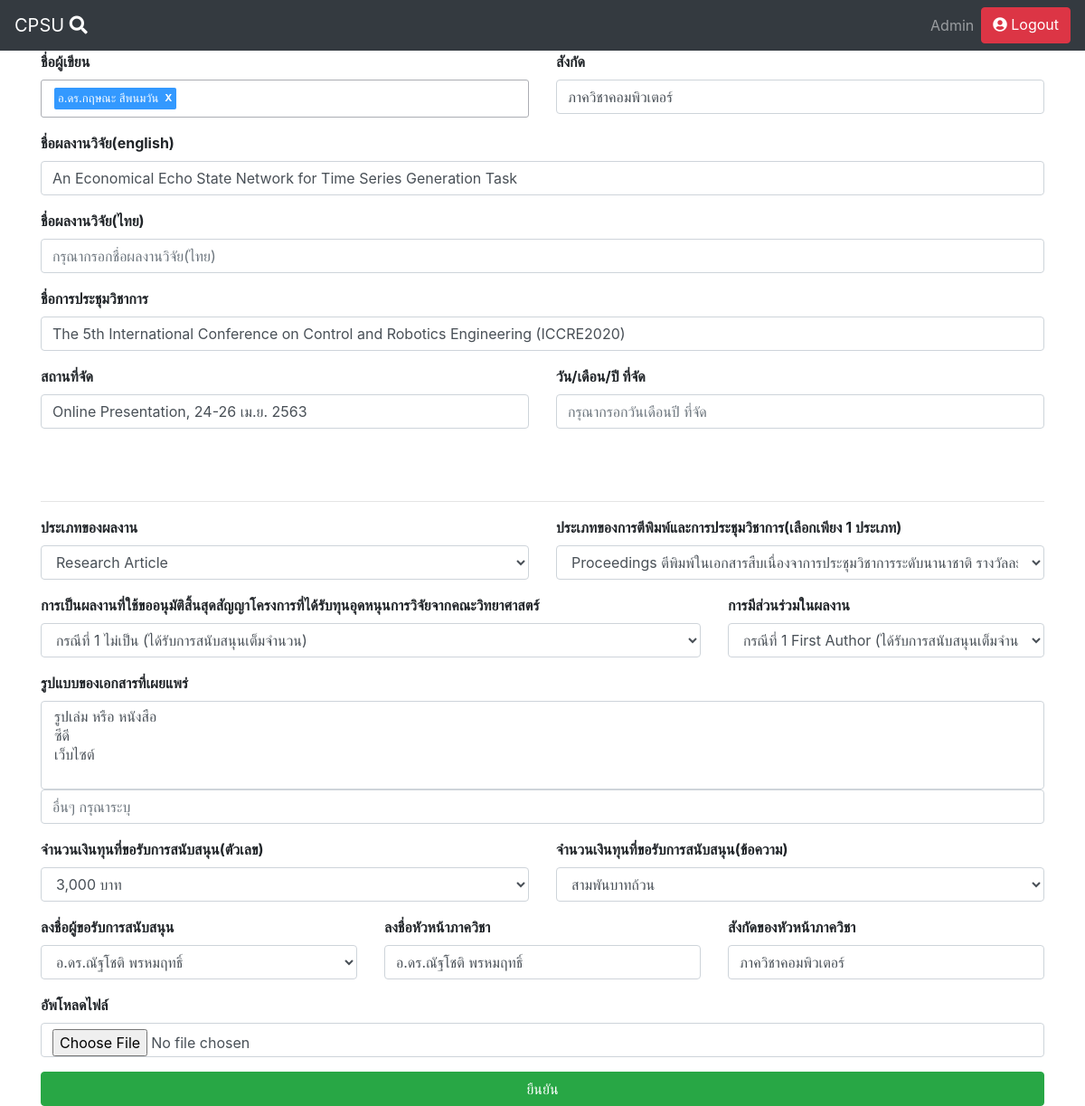
The page /admin/scholarship_proceeding.php/?id=16 (signed in) on the database its author committed.
### tables this page shows
CREATE TABLE `scholarship_proceeding` (
  `author` varchar(255) NOT NULL,
  `department` varchar(255) NOT NULL,
  `titleTH` varchar(255) NOT NULL,
  `titleEN` varchar(255) NOT NULL,
  `conference_name` varchar(255) NOT NULL,
  `place` varchar(255) NOT NULL,
  `date` varchar(255) NOT NULL,
  `type_of_document` varchar(255) NOT NULL,
  `type_of_publication` varchar(255) NOT NULL,
  `approval` varchar(255) NOT NULL,
  `participation` varchar(255) NOT NULL,
  `form_document` varchar(255) NOT NULL,
  `amount` varchar(255) NOT NULL,
  `amount_text` varchar(255) NOT NULL,
  `applicant` varchar(255) NOT NULL,
  `head_of_department` varchar(255) NOT NULL,
  `department_name` varchar(255) NOT NULL,
  `id` int(11) NOT NULL,
  `type` varchar(255) NOT NULL,
  `file_path` varchar(255) NOT NULL,
  `check_scholarship` varchar(255) NOT NULL
);

CREATE TABLE `teacher` (
  `teacher_code` varchar(255) NOT NULL,
  `title` varchar(255) NOT NULL,
  `name` varchar(255) NOT NULL,
  `status` varchar(255) NOT NULL,
  `position` varchar(255) NOT NULL,
  `id` int(50) NOT NULL
);

### admin/scholarship_proceeding.php (the view, shortened to what this page needs)
<!DOCTYPE html>
<html lang="en" dir="ltr">
  <head>
    <link rel="stylesheet" href="https://stackpath.bootstrapcdn.com/bootstrap/4.1.1/css/bootstrap.min.css">
    <link rel="stylesheet" href="https://cdnjs.cloudflare.com/ajax/libs/bootstrap-select/1.13.1/css/bootstrap-select.css" />
    <link rel="stylesheet" href="https://use.fontawesome.com/releases/v5.7.0/css/all.css">
    <link rel="stylesheet" href="http://localhost/seniorproject/fm.tagator.jquery.css">
  </head>
  <body>
    <?php require('../navbar.php');?>
    <?php
      $servername = "localhost";
      $username = "root";
      $password = "";
      $dbname = "test";
      $conn = new mysqli($servername, $username, $password, $dbname);
      $id=$_GET['id'];
      $sql = "SELECT * FROM `scholarship_proceeding` WHERE `id`=$id";
      $result = $conn->query($sql);
      $row = $result->fetch_assoc();
      $titleTH=$row['titleTH'];
      $titleEN=$row['titleEN'];
      $date=$row['date'];
      $place=$row['place'];
      $conference_name=$row['conference_name'];
      $sql = "SELECT * FROM `teacher` WHERE `position`='หัวหน้าภาควิชา'";
      $result = $conn->query($sql);
      $row = $result->fetch_assoc();
      $head_of_department=$row['title'].$row['name'];
      $active="Active";
      $sql = "SELECT * FROM `teacher` WHERE `status`='$active'";
      $result = $conn->query($sql);
      if ($result->num_rows > 0) {
        $teacher_name=[];
        while($row = $result->fetch_assoc())  {
          array_push($teacher_name,$row['title'].$row['name']);
        }
      }
    ?>
    <div class="container">
      <form action="scholarship_proceeding.php/?id=<?php echo $_GET['id']; ?>" method="post" enctype="multipart/form-data">
        <div class='row'>
          <div class="form-group col-md-6">
            <label for="author"><strong>ชื่อผู้เขียน</strong></label>
          </div>
          <div class="form-group col-md-6">
            <label for="department"><strong>สังกัด</strong></label>
            <input type="text" class="form-control" placeholder="กรุณาระบุสังกัด" name="department" value='ภาควิชาคอมพิวเตอร์'>
          </div>
        </div>
          <div class="form-group">
            <label for="titleEN"><strong>ชื่อผลงานวิจัย(english)</strong></label>
            <input type="text" class="form-control" placeholder="กรุณากรอกชื่อผลงานวิจัย(english)" name="titleEN" value="<?php echo $titleEN; ?>">
          </div>
          <div class="form-group">
            <label for="titleTH"><strong>ชื่อผลงานวิจัย(ไทย)</strong></label>
            <input type="text" class="form-control" placeholder="กรุณากรอกชื่อผลงานวิจัย(ไทย)" name="titleTH" value="<?php echo $titleTH; ?>">
          </div>
          <div class="form-group">
            <label for="conference_name"><strong>ชื่อการประชุมวิชาการ</strong></label>
            <input type="text" class="form-control" placeholder="กรุณากรอกชื่อการประชุมวิชาการ" name="conference_name" value="<?php echo $conference_name; ?>">
          </div>
        <div class='row'>
          <div class="form-group col-md-6">
            <label for="place"><strong>สถานที่จัด</strong></label>
            <input type="text" class="form-control" placeholder="กรุณากรอกสถานที่" name="place" value="<?php echo $place; ?>">
          </div>
          <div class="form-group col-md-6">
            <label for="date"><strong>วัน/เดือน/ปี ที่จัด</strong></label>
            <input type="text" class="form-control" placeholder="กรุณากรอกวันเดือนปี ที่จัด" name="date" value="<?php echo $date; ?>">
          </div>
        </div>
          <br>
          <br>
          <hr>
        <div class='row'>
          <div class="form-group col-md-6">
            <label for="type_of_document"><strong>ประเภทของผลงาน</strong></label>
            <select class="form-control" name="type_of_document">
                <option value="research_article">Research Article</option>
            </select>
          </div>
          <div class="form-group col-md-6">
            <label for="type_of_publication"><strong>ประเภทของการตีพิมพ์และการประชุมวิชาการ(เลือกเพียง 1 ประเภท)</strong></label>
            <select class="form-control" name="type_of_publication">
                <option value="Proceedings ตีพิมพ์ในเอกสารสืบเนื่องจาการประชุมวิชาการระดับนานาชาติ">Proceedings ตีพิมพ์ในเอกสารสืบเนื่องจาการประชุมวิชาการระดับนานาชาติ รางวัลละไม่เกิน 3,000 บาท</option>
            </select>
          </div>
        </div>
        <div class='row'>
          <div class="form-group col-md-8">
            <label for="approval"><strong>การเป็นผลงานที่ใช้ขออนุมัติสิ้นสุดสัญญาโครงการที่ได้รับทุนอุดหนุนการวิจัยจากคณะวิทยาศาสตร์</strong></label>
            <select class="form-control" name="approval">
                <option value="กรณีที่ 1 ไม่เป็น (ได้รับการสนับสนุนเต็มจำนวน)">กรณีที่ 1 ไม่เป็น (ได้รับการสนับสนุนเต็มจำนวน)</option>
            </select>
          </div>
          <div class="form-group col-md-4">
            <label for="participation"><strong>การมีส่วนร่วมในผลงาน</strong></label>
            <select class="form-control" name="participation">
                <option value="กรณีที่ 1 First Author">กรณีที่ 1 First Author (ได้รับการสนับสนุนเต็มจำนวน)</option>
            </select>
          </div>
        </div>
          <div class="form-group">
            <label for="form_document"><strong>รูปแบบของเอกสารที่เผยแพร่</strong></label>
            <select class="form-control selectpicker" name="form_document[]" multiple data-live-search="true">
                <option value="รูปเล่ม หรือ หนังสือ">รูปเล่ม หรือ หนังสือ</option>
                <option value="ซีดี">ซีดี</option>
                <option value="เว็บไซต์">เว็บไซต์</option>
            </select>
            <input type="text" class="form-control" placeholder="อื่นๆ กรุณาระบุ" name="other">
          </div>
        <div class='row'>
          <div class="form-group col-md-6">
            <label for="amount"><strong>จำนวนเงินทุนที่ขอรับการสนับสนุน(ตัวเลข)</strong></label>
            <select class="form-control" name="amount">
                <option value="3,000">3,000 บาท</option>
            </select>
          </div>
          <div class="form-group col-md-6">
            <label for="amount_text"><strong>จำนวนเงินทุนที่ขอรับการสนับสนุน(ข้อความ)</strong></label>
            <select class="form-control" name="amount_text">
                <option value="สามพันบาทถ้วน">สามพันบาทถ้วน</option>
            </select>
          </div>
        </div>
        <div class='row'>
          <div class="form-group col-md-4">
            <label for="applicant"><strong>ลงชื่อผู้ขอรับการสนับสนุน</strong></label>
            <select class="form-control" name="applicant">
              <?php
                foreach ($teacher_name as $name) {
                    echo "<option value='$name'>$name</option>";
                }
              ?>
            </select>
          </div>
          <div class="form-group col-md-4">
            <label for="head_of_department"><strong>ลงชื่อหัวหน้าภาควิชา</strong></label>
            <input type="text" class="form-control" placeholder="กรุณาระบุชื่อหัวหน้าภาควิชา" name="head_of_department" value="<?php echo $head_of_department; ?>">
          </div>
          <div class="form-group col-md-4">
            <label for="department_name"><strong>สังกัดของหัวหน้าภาควิชา</strong></label>
            <input type="text" class="form-control" placeholder="กรุณาระบุสังกัดภาควิชา" name="department_name" value="ภาควิชาคอมพิวเตอร์">
          </div>
        </div>
          <div class="form-group">
            <label for="proceeding_file"><strong>อัพโหลดไฟล์</strong></label>
            <input type="file" class="form-control" placeholder="Upload file" name="proceeding_file">
          </div>
          <button type="submit" class="btn btn-success btn-block">ยืนยัน</button>
      </form>
    </div>
  </body>
</html>

### rows shown on the page
scholarship_proceeding: titleEN "An Economical Echo State Network for Time Series Generation Task", conference_name "The 5th International Conference on Control and Robotics Engineering (ICCRE2020)", place "Online Presentation, 24-26 เม.ย. 2563"
teacher: head_of_department "อ.ดร.ณัฐโชติ พรหมฤทธิ์"

### other values the page prints
form field applicant "อ.ดร.ณัฐโชติ พรหมฤทธิ์"
